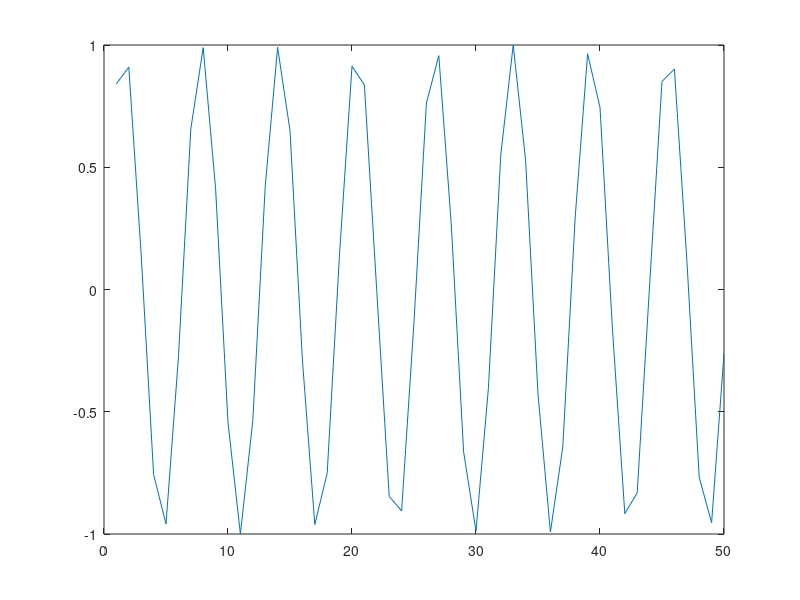

The MATLAB script that drew this image:
clear variables; clc;

x = 1:1:50;

y = sin(x);
trialName = 'l2h1';
z = plot(x, y);
pm.trial.val = [10, 20];
time.max = 3;
time.step = 0.1;
no.rb0 = 2;
dataloc = ...
    '/home/xiaohan/Desktop/';

dataname = [dataloc, '[%d_%d]t[%.1f]l[%.2f]rb0[%g]', trialName, datestr(now, 'mmmddyyyy_HH-MM-SS')];

datafile_name = sprintf(dataname, pm.trial.val(1), pm.trial.val(2), ...
    time.max, time.step, no.rb0);

saveas(gcf, datafile_name, 'png')

